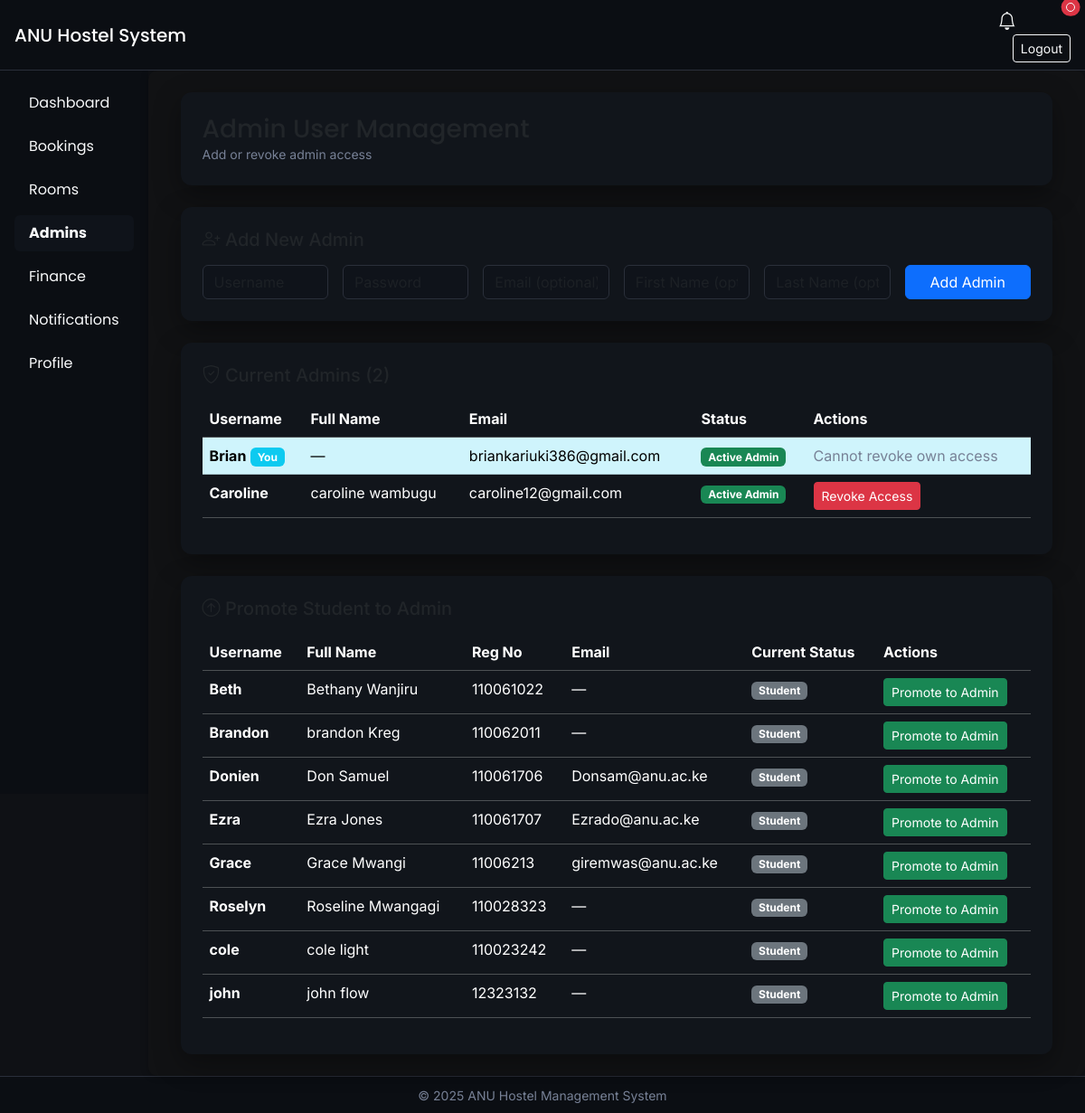
Screenshot of /manage-admins/ (signed in) with the database file from the repository.
### core/models.py (models this page shows, shortened)
class Student(models.Model):
    user = models.OneToOneField(User, on_delete=models.CASCADE)
    reg_no = models.CharField(max_length=50, unique=True)
    phone = models.CharField(max_length=15, blank=True, null=True)
    course = models.CharField(max_length=100, blank=True, null=True)
    year_of_study = models.CharField(max_length=20, blank=True, null=True)
    gender = models.CharField(max_length=10, blank=True, null=True)

### core/views.py (the view, shortened to what this page needs)
# urls.py: path('manage-admins/', views.manage_admins, name='manage_admins'),
@login_required
def manage_admins(request):
    if not request.user.is_staff:
        return redirect('student_dashboard')
    admins = User.objects.filter(is_staff=True).order_by('username')
    students = Student.objects.select_related('user').all().order_by('user__username')
    context = {
        'admins': admins,
        'students': students,
    }
    return render(request, 'manage_admins.html', context)

### core/context_processors.py (called while the page is built, shortened)
def notification_context(request):
    if request.user.is_authenticated:
        return {
            'user_notifications': [],
            'unread_notifications_count': 0,
            'can_view_roommates': False,
        }
    return {
        'user_notifications': [],
        'unread_notifications_count': 0,
        'can_view_roommates': False,
    }

### core/templates/manage_admins.html (shortened to what this page needs)
{% extends 'base.html' %}
{% block content %}
<div class="container-fluid">
    <div class="card p-4 mb-4">
        <h3 class="mb-0" style="font-family:'Poppins',sans-serif;">Admin User Management</h3>
        <small class="text-muted">Add or revoke admin access</small>
    </div>
    <div class="card p-4 mb-4">
        <h5 class="mb-3"><i class="bi bi-person-plus"></i> Add New Admin</h5>
        <form method="POST" class="row g-3">
            <div class="col-md-2">
                <input type="text" name="username" class="form-control" placeholder="Username" required>
            </div>
            <div class="col-md-2">
                <input type="password" name="password" class="form-control" placeholder="Password" required>
            </div>
            <div class="col-md-2">
                <input type="email" name="email" class="form-control" placeholder="Email (optional)">
            </div>
            <div class="col-md-2">
                <input type="text" name="first_name" class="form-control" placeholder="First Name (optional)">
            </div>
            <div class="col-md-2">
                <input type="text" name="last_name" class="form-control" placeholder="Last Name (optional)">
            </div>
            <div class="col-md-2">
                <button type="submit" class="btn btn-primary w-100">Add Admin</button>
            </div>
        </form>
    </div>
    <div class="card p-4 mb-4">
        <h5 class="mb-3"><i class="bi bi-shield-check"></i> Current Admins ({{ admins|length }})</h5>
        <div class="table-responsive">
            <table class="table table-dark table-hover">
                <thead>
                    <tr>
                        <th>Username</th>
                        <th>Full Name</th>
                        <th>Email</th>
                        <th>Status</th>
                        <th>Actions</th>
                    </tr>
                </thead>
                <tbody>
                    {% for admin in admins %}
                    <tr {% if admin.id == user.id %}class="table-info"{% endif %}>
                        <td><strong>{{ admin.username }}</strong> {% if admin.id == user.id %}<span class="badge bg-info">You</span>{% endif %}</td>
                        <td>{{ admin.get_full_name|default:"—" }}</td>
                        <td>{{ admin.email|default:"—" }}</td>
                        <td>
                            <span class="badge bg-success">Active Admin</span>
                        </td>
                        <td>
                            {% if admin.id != user.id %}
                                <form method="POST" style="display:inline;" onsubmit="return confirm('Revoke admin access for {{ admin.username }}? They will no longer be able to sign in as admin.');">
                                    <button type="submit" class="btn btn-sm btn-danger">Revoke Access</button>
                                </form>
                            {% else %}
                                <span class="text-muted">Cannot revoke own access</span>
                            {% endif %}
                        </td>
                    </tr>
                    {% endfor %}
                </tbody>
            </table>
        </div>
    </div>
    <div class="card p-4">
        <h5 class="mb-3"><i class="bi bi-arrow-up-circle"></i> Promote Student to Admin</h5>
        <div class="table-responsive">
            <table class="table table-dark table-hover">
                <thead>
                    <tr>
                        <th>Username</th>
                        <th>Full Name</th>
                        <th>Reg No</th>
                        <th>Email</th>
                        <th>Current Status</th>
                        <th>Actions</th>
                    </tr>
                </thead>
                <tbody>
                    {% for student in students %}
                    <tr>
                        <td><strong>{{ student.user.username }}</strong></td>
                        <td>{{ student.user.get_full_name|default:"—" }}</td>
                        <td>{{ student.reg_no }}</td>
                        <td>{{ student.user.email|default:"—" }}</td>
                        <td>
                            {% if student.user.is_staff %}
                                <span class="badge bg-success">Admin</span>
                            {% else %}
                                <span class="badge bg-secondary">Student</span>
                            {% endif %}
                        </td>
                        <td>
                            {% if not student.user.is_staff %}
                                <form method="POST" style="display:inline;" onsubmit="return confirm('Promote {{ student.user.username }} to admin?');">
                                    <button type="submit" class="btn btn-sm btn-success">Promote to Admin</button>
                                </form>
                            {% else %}
                                <span class="text-muted">Already Admin</span>
                            {% endif %}
                        </td>
                    </tr>
                    {% endfor %}
                </tbody>
            </table>
        </div>
    </div>
</div>
{% endblock %}

### core/static/css/styles.css (style rules this page uses)
:root { --bg:#0f1115; --panel:#11151b; --muted:#778196; --accent:#64d2ff; --accent-2:#9bff98; }
body.bg-dark { background-color:var(--bg)!important;color:#e9edf3!important }
.card { background-color:var(--panel)!important;border-color:#2a2f3a!important }
.table-dark { --bs-table-bg:var(--panel);--bs-table-striped-bg:#1a2029 }
.text-muted { color:var(--muted)!important }
.form-control, .form-select { background:#0f131a;border-color:#2a2f3a;color:#e9edf3 }
.card { background-color:#1a1b1e;border:none;border-radius:12px;box-shadow:0 10px 30px rgba(0,0,0,.35) }

### rows the page displays
Student: user.username "Beth", user.get_full_name "Bethany Wanjiru", reg_no "110061022", user.email "—", shows "Student"
Student: user.username "Brandon", user.get_full_name "brandon Kreg", reg_no "110062011", user.email "—", shows "Student"
Student: user.username "Donien", user.get_full_name "Don Samuel", reg_no "110061706", user.email "Donsam@anu.ac.ke", shows "Student"
Student: user.username "Ezra", user.get_full_name "Ezra Jones", reg_no "110061707", user.email "Ezrado@anu.ac.ke", shows "Student"
Student: user.username "Grace", user.get_full_name "Grace Mwangi", reg_no "11006213", user.email "giremwas@anu.ac.ke", shows "Student"
Student: user.username "Roselyn", user.get_full_name "Roseline Mwangagi", reg_no "110028323", user.email "—", shows "Student"
Student: user.username "cole", user.get_full_name "cole light", reg_no "110023242", user.email "—", shows "Student"
Student: user.username "john", user.get_full_name "john flow", reg_no "12323132", user.email "—", shows "Student"

### other values shown
{{ admin.username }} "Brian"
{{ admin.get_full_name|default:"—" }} "—"
{{ admin.email|default:"—" }} "briankariuki386@gmail.com"
{{ admin.username }} "Caroline"
{{ admin.get_full_name|default:"—" }} "caroline wambugu"
{{ admin.email|default:"—" }} "caroline12@gmail.com"
